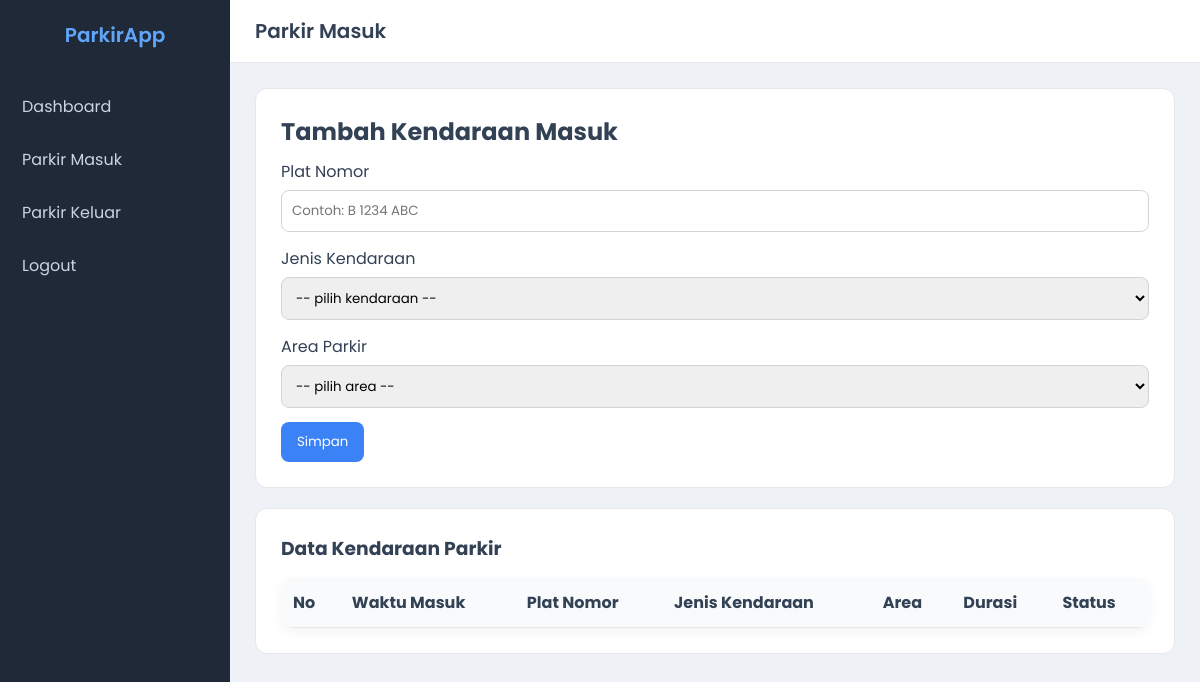
Page /views/parkir_masuk.php (signed in) on the earlier database version.
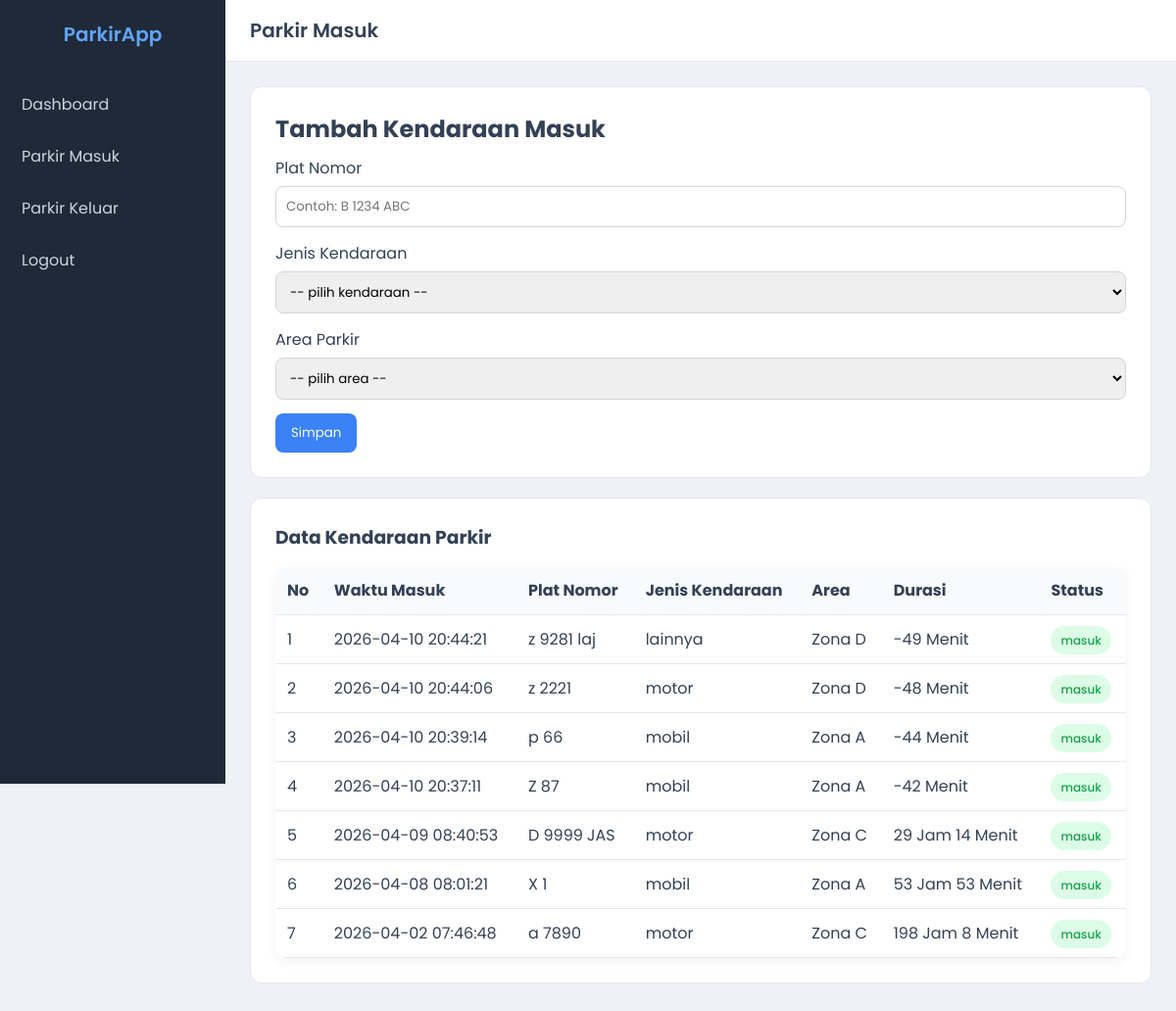
Same page on the later database version.
### tables this page shows
CREATE TABLE `transaksi` (
  `id_parkir` int NOT NULL,
  `id_kendaraan` int NOT NULL,
  `waktu_masuk` datetime NOT NULL,
  `waktu_keluar` datetime DEFAULT NULL,
  `id_tarif` int NOT NULL,
  `durasi_jam` int DEFAULT NULL,
  `biaya_total` decimal(10,0) DEFAULT NULL,
  `status` enum('masuk','keluar') NOT NULL,
  `id_area` int NOT NULL
);

CREATE TABLE `kendaraan` (
  `id_kendaraan` int NOT NULL,
  `plat_nomor` varchar(15) NOT NULL,
  `jenis_kendaraan` enum('mobil','motor','lainnya','') NOT NULL
);

CREATE TABLE `area_parkir` (
  `id_area` int NOT NULL,
  `nama_area` varchar(50) NOT NULL,
  `kapasitas` int NOT NULL,
  `terisi` int NOT NULL
);

### models/m_koneksi.php (called while the page is built, shortened)
<?php
class m_koneksi
{
    private $host = "localhost",
    $username = "root",
    $pass = "",
    $db = "parkir";
    function __construct()
    {
        $this->koneksi = mysqli_connect(
            $this->host,
            $this->username,
            $this->pass,
            $this->db
        );
    }
}

### models/m_transaksi.php (called while the page is built, shortened)
<?php
include_once "m_koneksi.php";
class m_parkir
{
    private $db;
    public function __construct()
    {
        $conn = new m_koneksi();
        $this->db = $conn->koneksi;
    }
    public function tampil_parkir()
    {
        $query = "
SELECT
t.id_parkir,
k.plat_nomor,
k.jenis_kendaraan,
a.nama_area,
t.waktu_masuk,
t.status,
TIMESTAMPDIFF(MINUTE,t.waktu_masuk,NOW()) AS durasi_menit
FROM transaksi t
JOIN kendaraan k ON t.id_kendaraan = k.id_kendaraan
JOIN area_parkir a ON t.id_area = a.id_area
WHERE t.status='masuk'
ORDER BY t.waktu_masuk DESC
";
        return $this->db->query($query);
    }
}
?>

### views/parkir_masuk.php (the view, shortened to what this page needs)
<?php
include_once "../models/m_transaksi.php";
$parkirModel = new m_parkir();
$dataParkir = $parkirModel->tampil_parkir();
?>
<!DOCTYPE html>
<html lang="en">
<head>
  <link rel="stylesheet" href="../asset/css/style.css">
</head>
<body>
  <div class="sidebar">
    <div class="logo">ParkirApp</div>
    <a href="dashboard_petugas.php">Dashboard</a>
    <a href="parkir_masuk.php">Parkir Masuk</a>
    <a href="parkir_keluar.php">Parkir Keluar</a>
    <a href="../controllers/c_logout.php">Logout</a>
  </div>
  <div class="main">
    <div class="navbar">
      <h1>Parkir Masuk</h1>
    </div>
    <div class="content">
      <div class="card form-card">
        <h2>Tambah Kendaraan Masuk</h2>
        <form method="POST" action="../controllers/c_transaksi.php">
          <label>Plat Nomor</label>
          <input type="text" name="plat" placeholder="Contoh: B 1234 ABC" required>
          <label>Jenis Kendaraan</label>
          <select name="jenis" required>
            <option value="">-- pilih kendaraan --</option>
          </select>
          <label>Area Parkir</label>
          <select name="area" required>
            <option value="">-- pilih area --</option>
          </select>
          <button class="btn-save" name="simpan">Simpan</button>
        </form>
      </div>
      <div class="card">
        <h3>Data Kendaraan Parkir</h3>
        <table>
          <thead>
            <tr>
              <th>No</th>
              <th>Waktu Masuk</th>
              <th>Plat Nomor</th>
              <th>Jenis Kendaraan</th>
              <th>Area</th>
              <th>Durasi</th>
              <th>Status</th>
            </tr>
          </thead>
          <tbody>
            <?php
            $no = 1;
            while ($parkir = $dataParkir->fetch_assoc()) {
              ?>
              <tr>
                <td>
                  <?= $no++ ?>
                </td>
                <td>
                  <?= $parkir['waktu_masuk'] ?>
                </td>
                <td>
                  <?= $parkir['plat_nomor'] ?>
                </td>
                <td>
                  <?= $parkir['jenis_kendaraan'] ?>
                </td>
                <td>
                  <?= $parkir['nama_area'] ?>
                </td>
                <td>
                  <?php
                  $menit = $parkir['durasi_menit'];
                  $jam = floor($menit / 60);
                  $sisaMenit = $menit % 60;
                  if ($jam > 0) {
                    echo $jam . " Jam " . $sisaMenit . " Menit";
                  } else {
                    echo $sisaMenit . " Menit";
                  }
                  ?>
                </td>
                <td>
                  <span class="status aktif">
                    <?= $parkir['status'] ?>
                  </span>
                </td>
              </tr>
            <?php } ?>
          </tbody>
        </table>
      </div>
    </div>
  </div>
</body>
</html>

Differences in the rows shown:
added transaksi: waktu_masuk "2026-04-10 20:44:21", id_kendaraan.plat_nomor "z 9281 laj", id_kendaraan.jenis_kendaraan "lainnya", id_area.nama_area "Zona D", sisaMenit "-49", status "masuk"
added transaksi: waktu_masuk "2026-04-10 20:44:06", id_kendaraan.plat_nomor "z 2221", id_kendaraan.jenis_kendaraan "motor", id_area.nama_area "Zona D", sisaMenit "-48", status "masuk"
added transaksi: waktu_masuk "2026-04-10 20:39:14", id_kendaraan.plat_nomor "p 66", id_kendaraan.jenis_kendaraan "mobil", id_area.nama_area "Zona A", sisaMenit "-44", status "masuk"
added transaksi: waktu_masuk "2026-04-10 20:37:11", id_kendaraan.plat_nomor "Z 87", id_kendaraan.jenis_kendaraan "mobil", id_area.nama_area "Zona A", sisaMenit "-42", status "masuk"
added transaksi: waktu_masuk "2026-04-09 08:40:53", id_kendaraan.plat_nomor "D 9999 JAS", id_kendaraan.jenis_kendaraan "motor", id_area.nama_area "Zona C", jam "29", sisaMenit "14", status "masuk"
added transaksi: waktu_masuk "2026-04-08 08:01:21", id_kendaraan.plat_nomor "X 1", id_kendaraan.jenis_kendaraan "mobil", id_area.nama_area "Zona A", jam "53", sisaMenit "53", status "masuk"
added transaksi: waktu_masuk "2026-04-02 07:46:48", id_kendaraan.plat_nomor "a 7890", id_kendaraan.jenis_kendaraan "motor", id_area.nama_area "Zona C", jam "198", sisaMenit "8", status "masuk"
